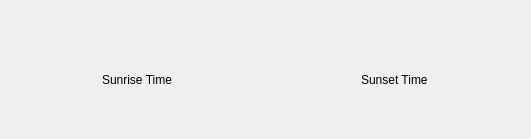
                <widget class="QWidget" name="horizontalLayoutWidget_2">
                 <property name="geometry">
                  <rect>
                   <x>10</x>
                   <y>1570</y>
                   <width>531</width>
                   <height>139</height>
                  </rect>
                 </property>
                 <layout class="QHBoxLayout" name="horizontalLayout_4">
                  <item>
                   <layout class="QGridLayout" name="gridLayout_8">
                    <item row="1" column="0" alignment="Qt::AlignHCenter|Qt::AlignTop">
                     <widget class="QLabel" name="sunrise">
                      <property name="text">
                       <string>Sunrise Time</string>
                      </property>
                     </widget>
                    </item>
                    <item row="0" column="0">
                     <layout class="QHBoxLayout" name="horizontalLayout_5">
                      <item alignment="Qt::AlignHCenter|Qt::AlignBottom">
                       <widget class="QLabel" name="label_84">
                        <property name="maximumSize">
                         <size>
                          <width>75</width>
                          <height>75</height>
                         </size>
                        </property>
                        <property name="text">
                         <string/>
                        </property>
                        <property name="pixmap">
                         <pixmap resource="images.qrc">:/Appicons/icons/sunrise.png</pixmap>
                        </property>
                        <property name="scaledContents">
                         <bool>true</bool>
                        </property>
                       </widget>
                      </item>
                     </layout>
                    </item>
                   </layout>
                  </item>
                  <item>
                   <layout class="QGridLayout" name="gridLayout_4">
                    <item row="1" column="0" alignment="Qt::AlignHCenter|Qt::AlignTop">
                     <widget class="QLabel" name="sunset">
                      <property name="text">
                       <string>Sunset Time</string>
                      </property>
                     </widget>
                    </item>
                    <item row="0" column="0">
                     <layout class="QHBoxLayout" name="horizontalLayout_2">
                      <item alignment="Qt::AlignHCenter|Qt::AlignBottom">
                       <widget class="QLabel" name="label_81">
                        <property name="maximumSize">
                         <size>
                          <width>75</width>
                          <height>75</height>
                         </size>
                        </property>
                        <property name="text">
                         <string/>
                        </property>
                        <property name="pixmap">
                         <pixmap resource="images.qrc">:/Appicons/icons/sunset.png</pixmap>
                        </property>
                        <property name="scaledContents">
                         <bool>true</bool>
                        </property>
                       </widget>
                      </item>
                     </layout>
                    </item>
                   </layout>
                  </item>
                 </layout>
                </widget>
